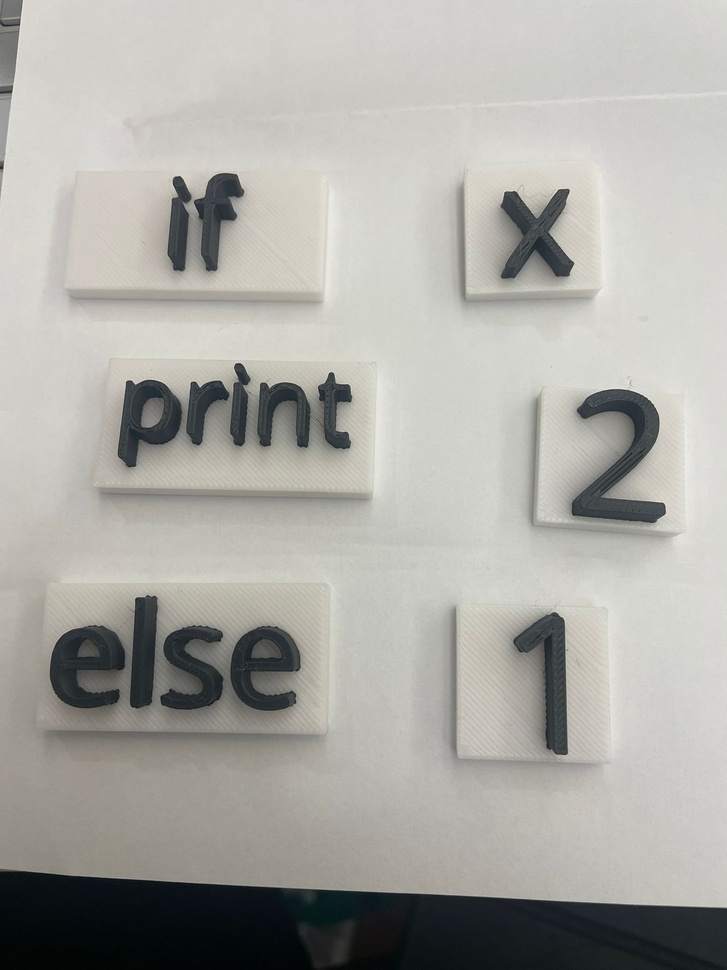
#> input picture code.jpg, 727 x 970 px, shrunk from 1536 x 2048 before the run, found by its file name
$ python cc.py
#> lines starting #> are read from the running program, lines starting #| are printed output that depends on the picture; after the words box and inside, x2 and y2 are one past the last pixel; in counts of white or black regions, pixels touching at a corner belong together
import cv2
import numpy as np

# Load image, grayscale, Otsu's threshold
image = cv2.imread('/home/abdul/IC_Hack/CodeBlocks/code.jpg')
#> image is the input picture: shape (970, 727, 3); mean B, G, R 164.5, 169.9, 170.5
original = image.copy()
gray = cv2.cvtColor(image, cv2.COLOR_BGR2GRAY)
thresh = cv2.threshold(gray, 0, 255, cv2.THRESH_BINARY_INV + cv2.THRESH_OTSU)[1]
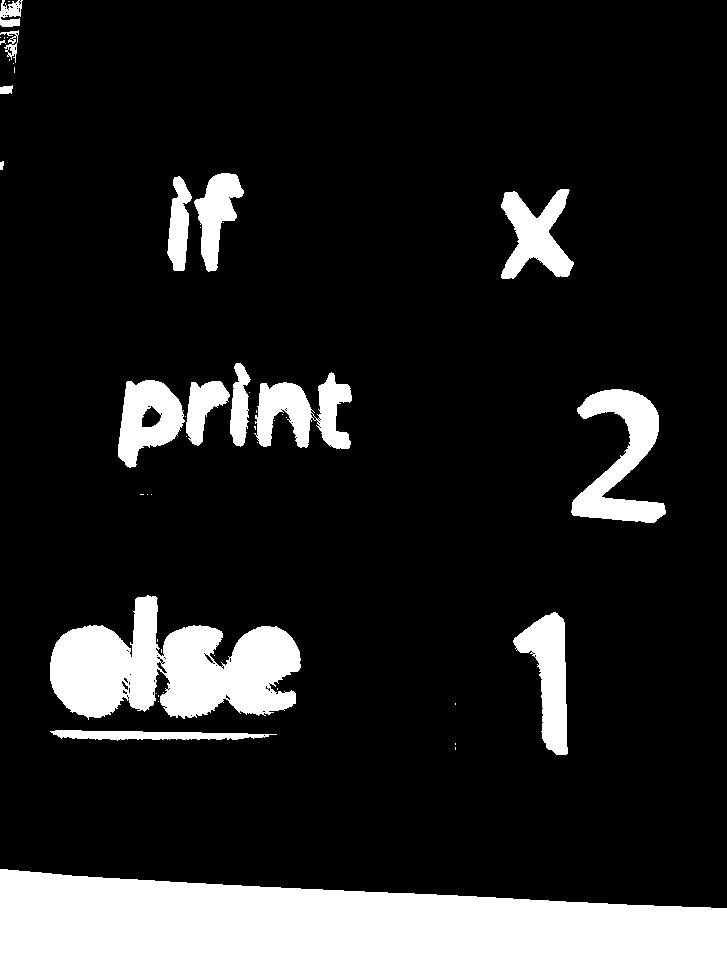
#> thresh: shape (970, 727); 15.1% white; 49 white regions (33 under 20 px)

# Find contours, obtain bounding box, extract and save ROI
ROI_number = 0
cnts = cv2.findContours(thresh, cv2.RETR_EXTERNAL, cv2.CHAIN_APPROX_SIMPLE)
#> cnts = 49 contours, 34 with area under 20; largest, box (x1, y1, x2, y2) and area: (0, 869, 727, 970) 56756, (50, 595, 301, 720) 18415, (571, 389, 666, 523) 5427, (513, 612, 568, 755) 3906, (254, 372, 352, 449) 3842
cnts = cnts[0] if len(cnts) == 2 else cnts[1]
for c in cnts:
    x,y,w,h = cv2.boundingRect(c)
    cv2.rectangle(image, (x, y), (x + w, y + h), (36,255,12), 2)
    ROI = original[y:y+h, x:x+w]
    cv2.imwrite('ROI_{}.png'.format(ROI_number), ROI)
    ROI_number += 1
#> this loop made 49 passes
#> (x, y, w, h) on passes 1, 4, 14, 15, 21, 28, 29, 30, 31, 32, 35, 36: (0, 869, 727, 101), (50, 730, 227, 11), (513, 612, 55, 143), (50, 595, 251, 125), (254, 426, 2, 4), (571, 389, 95, 134), (186, 381, 44, 65), (118, 380, 67, 88), (254, 372, 98, 77), (230, 363, 21, 84), (501, 189, 73, 90), (167, 176, 25, 95)
#> (x, y, w, h, ROI) on passes 6, 8, 9, 11, 16, 17: (158, 701, 1, 1, [[109, 114, 115]]), (156, 693, 1, 1, [[111, 117, 116]]), (163, 692, 1, 1, [[113, 116, 114]]), (214, 655, 1, 1, [[111, 116, 119]]), (151, 494, 1, 1, [[111, 116, 119]]), (147, 494, 1, 1, [[111, 116, 119]])
#> pass 1, `ROI = original[y:y+h, x:x+w]`:
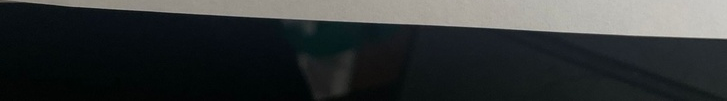
#> ROI: shape (101, 727, 3); mean B, G, R 53.5, 53.1, 49.7
#> after the loop:
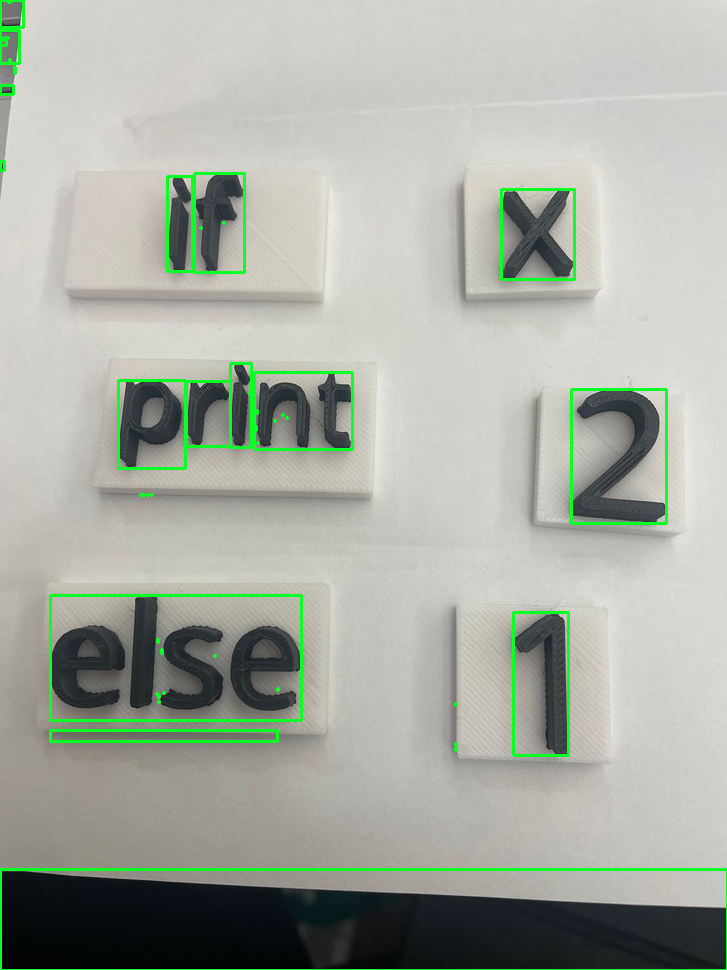
#> image: shape (970, 727, 3); 2.27% of pixels changed, all inside (x1, y1, x2, y2) = (0, 0, 727, 970)
#> after the loop, ROI_number = 49

cv2.imshow('image', image)
cv2.waitKey()

$ run again, with if.jpg copied over code.jpg
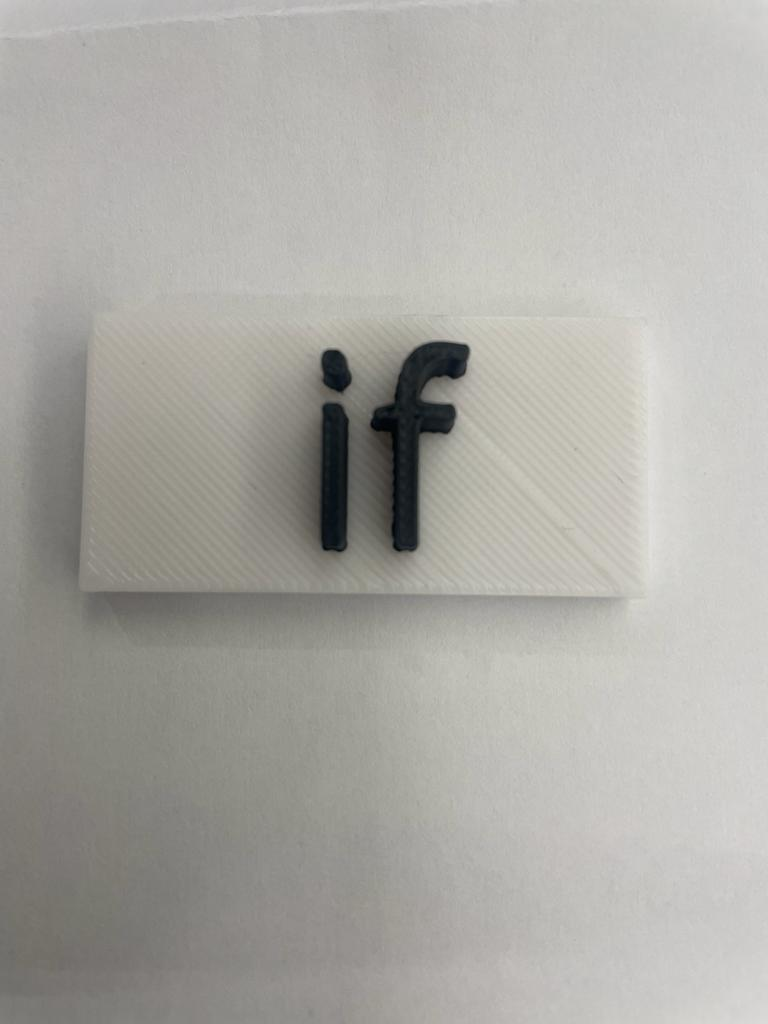
#> input picture if.jpg, 768 x 1024 px, found by its file name
#> image is the input picture: shape (1024, 768, 3); mean B, G, R 164.7, 169.9, 171.2
#> `thresh = cv2.threshold(gray, 0, 255, cv2.THRESH_BINARY_INV + cv2.THRES..`:
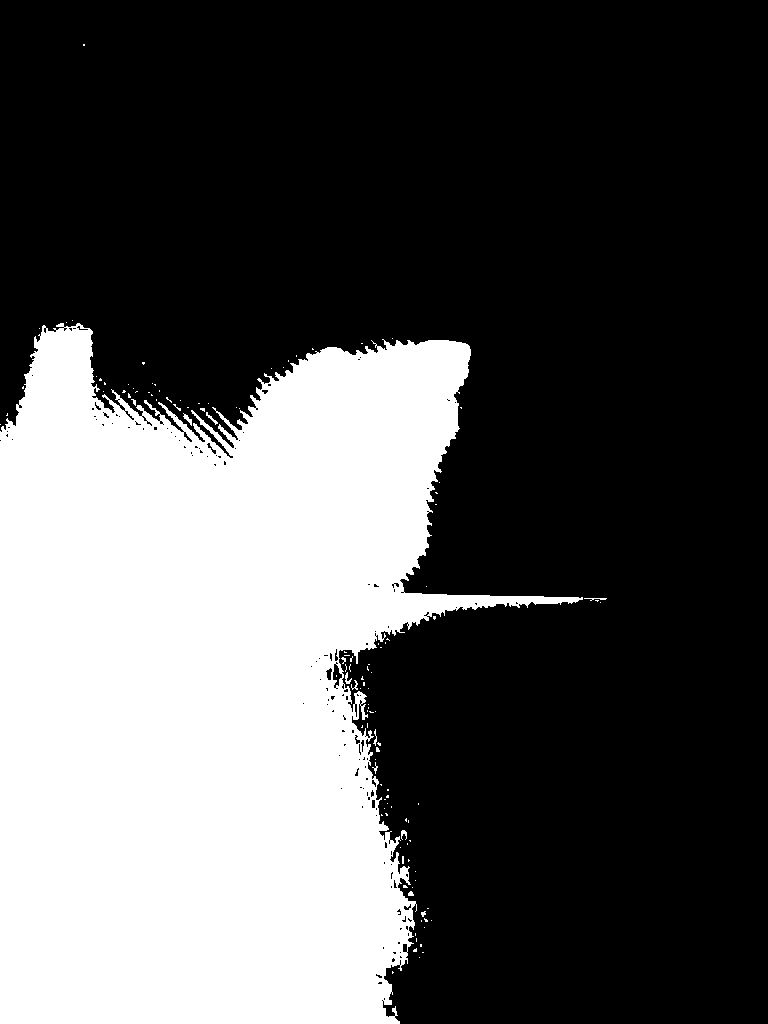
#> thresh: shape (1024, 768); 33.4% white; 120 white regions (109 under 20 px)
#> cnts = 119 contours, 115 with area under 20; largest, box (x1, y1, x2, y2) and area: (0, 323, 583, 1024) 261107, (183, 413, 192, 426) 30, (206, 412, 218, 425) 24, (345, 672, 352, 684) 21
#> the loop `for c in cnts:` made 119 passes
#> (x, y, w, h) on passes 4, 11, 12, 14, 24, 28, 34, 37: (413, 948, 4, 4), (424, 918, 4, 4), (421, 911, 5, 6), (408, 891, 6, 5), (401, 830, 6, 10), (385, 813, 3, 3), (386, 795, 3, 3), (372, 762, 6, 12)
#> after the loop `for c in cnts:`:
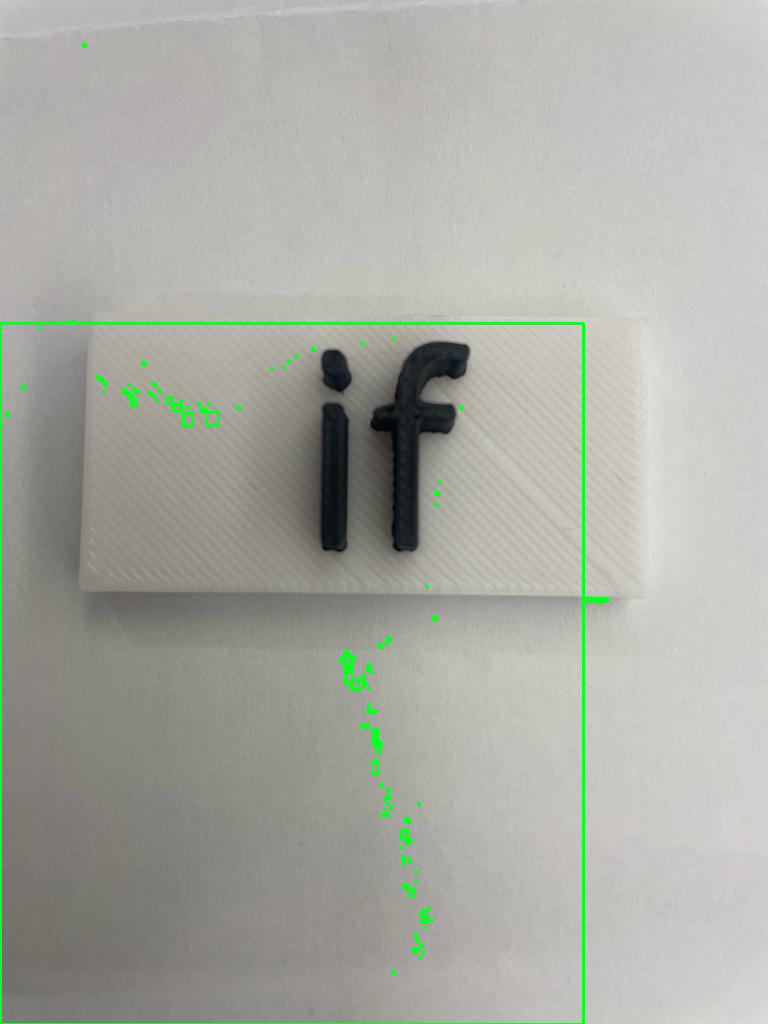
#> image: shape (1024, 768, 3); 1.17% of pixels changed, all inside (x1, y1, x2, y2) = (0, 43, 609, 1024)
#> after the loop `for c in cnts:`: ROI_number = 119

$ run again, with img.jpg copied over code.jpg
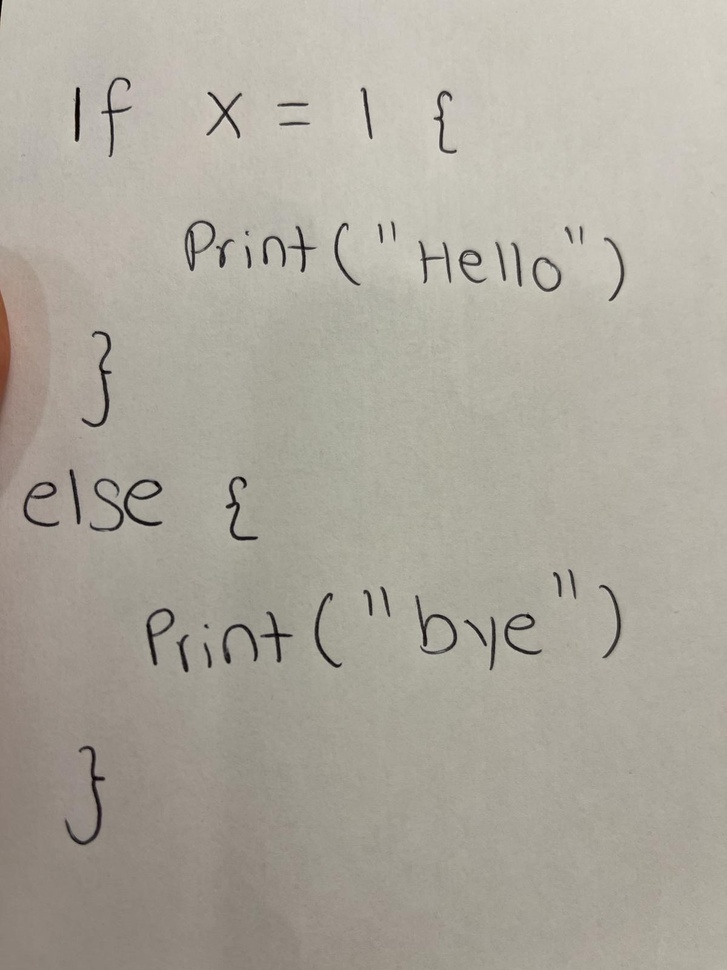
#> input picture img.jpg, 727 x 970 px, shrunk from 1200 x 1600 before the run, found by its file name
#> image is the input picture: shape (970, 727, 3); mean B, G, R 157.3, 168.1, 172.9
#> `thresh = cv2.threshold(gray, 0, 255, cv2.THRESH_BINARY_INV + cv2.THRES..`:
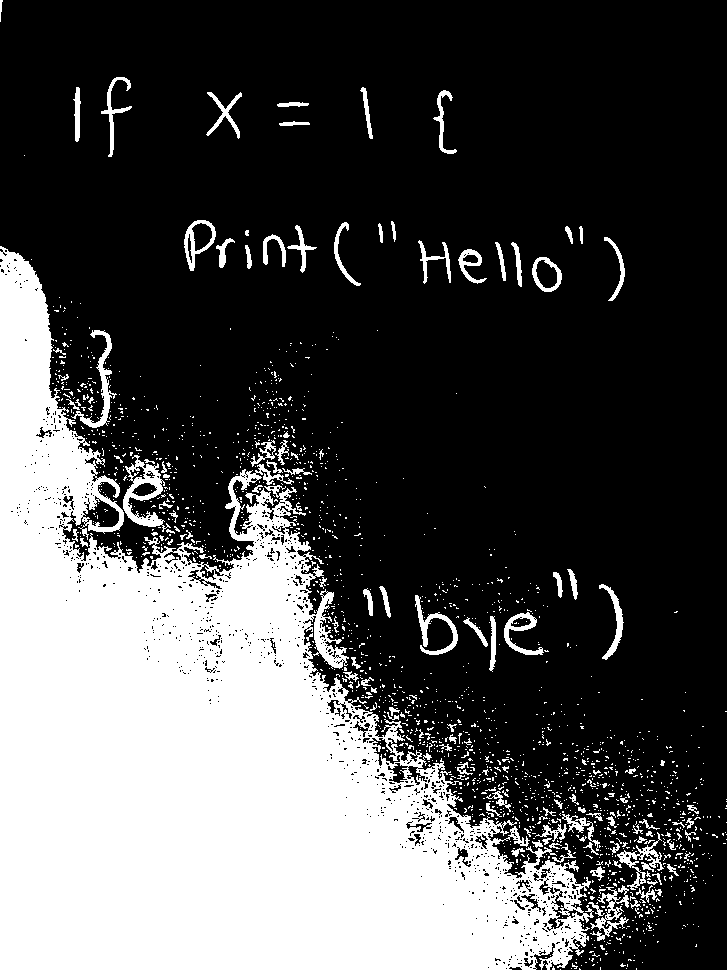
#> thresh: shape (970, 727); 31.1% white; 1856 white regions (1731 under 20 px)
#> cnts = 1826 contours, 1752 with area under 20; largest, box (x1, y1, x2, y2) and area: (0, 246, 594, 970) 201494, (123, 455, 171, 532) 1417, (184, 220, 216, 271) 908, (532, 257, 562, 292) 742, (71, 330, 117, 428) 658
#> the loop `for c in cnts:` made 1826 passes
#> (x, y, w, h, ROI) on passes 1, 3, 5: (560, 969, 1, 1, [[149, 160, 164]]), (626, 968, 1, 1, [[149, 161, 165]]), (571, 968, 1, 1, [[150, 161, 165]])
#> after the loop `for c in cnts:`:
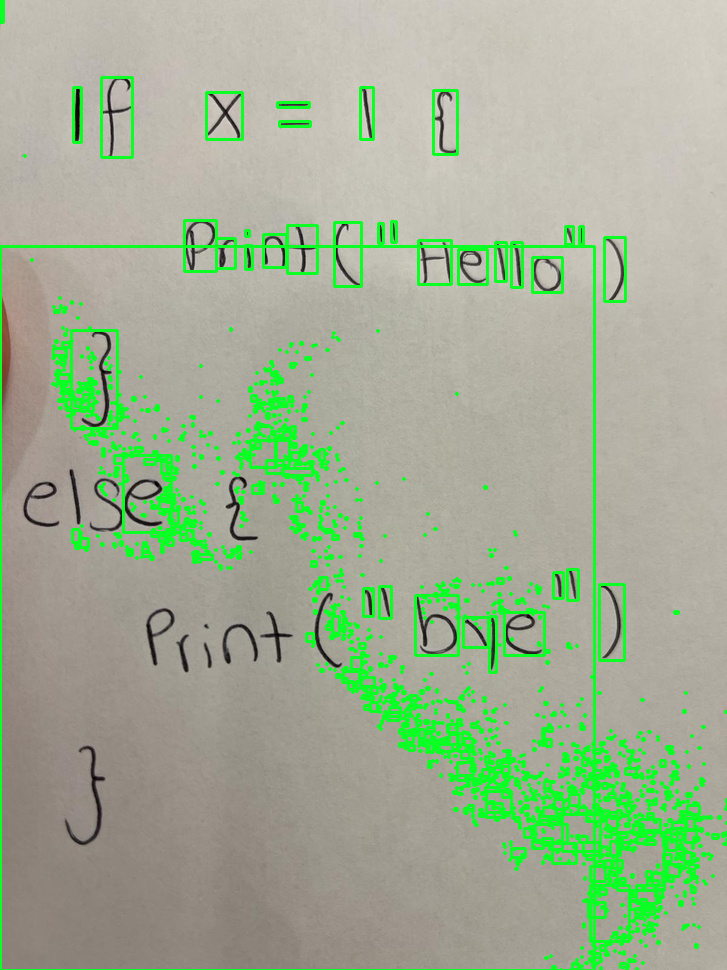
#> image: shape (970, 727, 3); 8.14% of pixels changed, all inside (x1, y1, x2, y2) = (0, 0, 727, 970)
#> after the loop `for c in cnts:`: ROI_number = 1826
